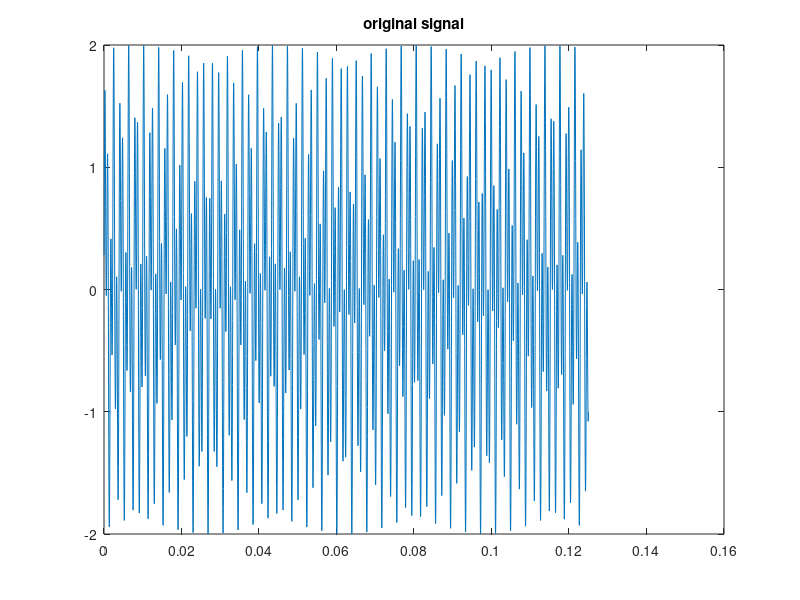
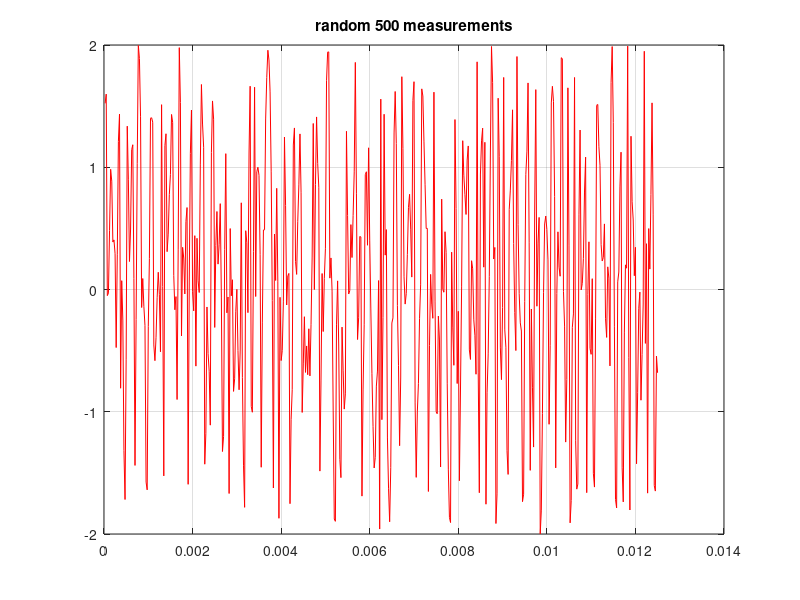
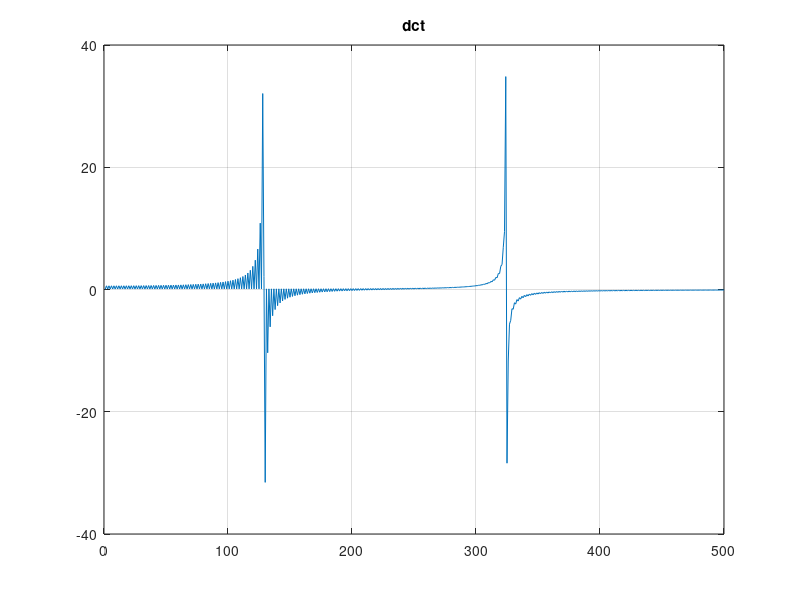
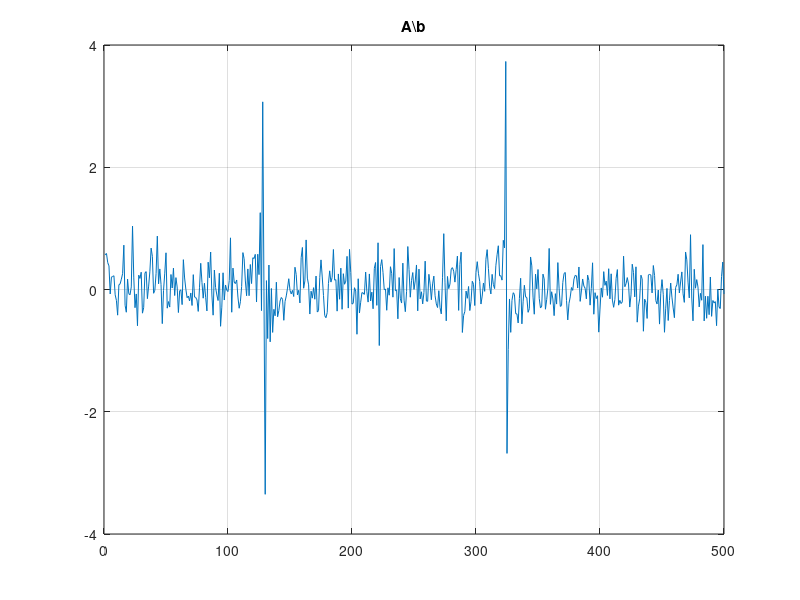

Source code (MATLAB) for these figures, in order: (Note: this script raises an error after producing the figures.)
% k=sort(round(rand(1,500)*5000))';
% p=1;
% for i=1:499
% if(k(i)==k(i+1))
% b(p)=i;p=p+1;
% end
% end
c=500;
path(path, './Optimization');
load('random500.mat');
k=sort(k);
%k=randperm(500)';
t=1/40000:(1/40000):(1/8);figure;
f=sin(2*pi*512*t)+sin(2*pi*1294*t);plot(t,f);title('original signal');f=f';
b=f(k);figure;plot(t(1:500),b,'r');title('random 500 measurements');grid
p=dct(f);figure;
plot(p(1:500));grid;title('dct');
D=idct(eye(5000,5000));
A=D(k,:);
result=A\b;figure;
plot(result(1:500));grid;title('A\b');
result1=pinv(A)*b;figure;
plot(result1(1:500));grid;title('Min Energy l2 minimization');
x0=A'*b;
xp = l1eq_pd(x0, A, [], b, 1e-2);figure;
plot(xp(1:500));grid;title('l1 minimization');
%sound(f);sound(dct(result));sound(dct(result1));sound(dct(x0));sound(f);sound(dct(xp));
figure;
plot(t(2000:2250),f(2000:2250));title('Original Signal');grid
figure;
vv=dct(result1);
plot(t(2000:2250),vv(2000:2250));title('L2 Reconstruction');grid
figure;
tt=dct(xp);
plot(t(2000:2250),tt(2000:2250));title('L1 Reconstruction');grid